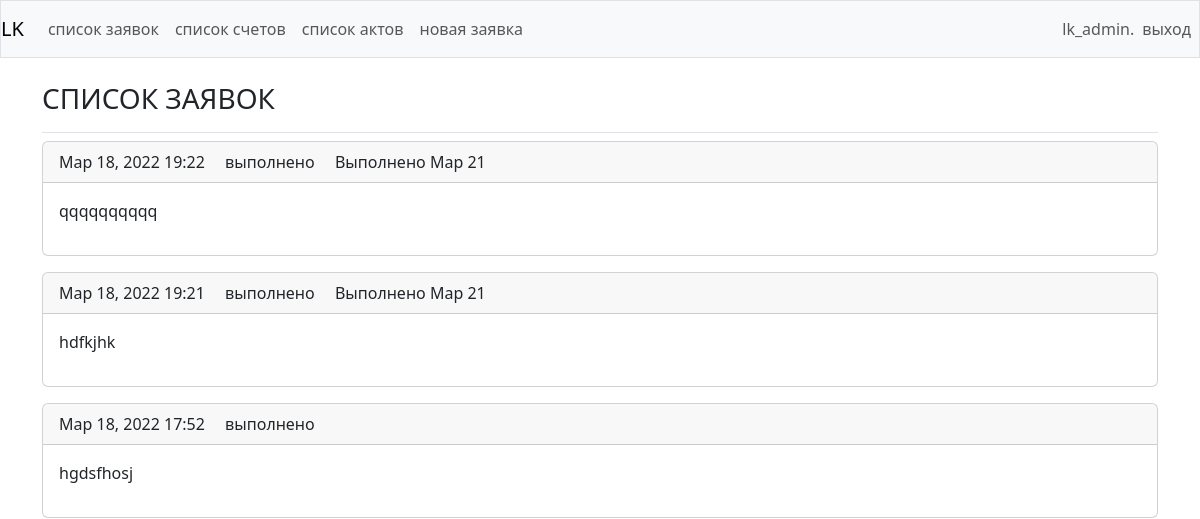
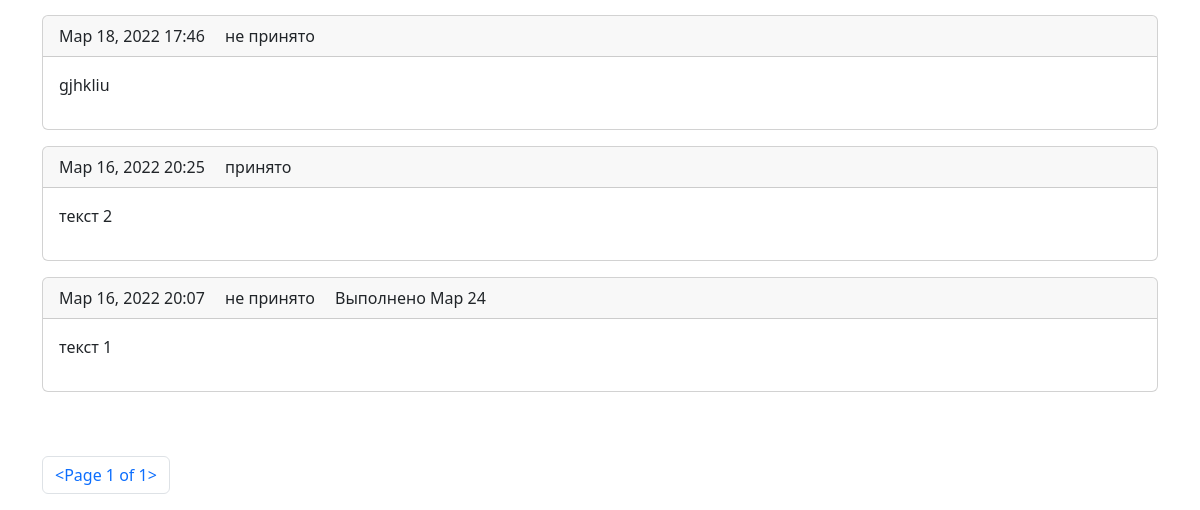
The page /orders/ (signed in) on the database as committed earlier (2 pictures, top to bottom).
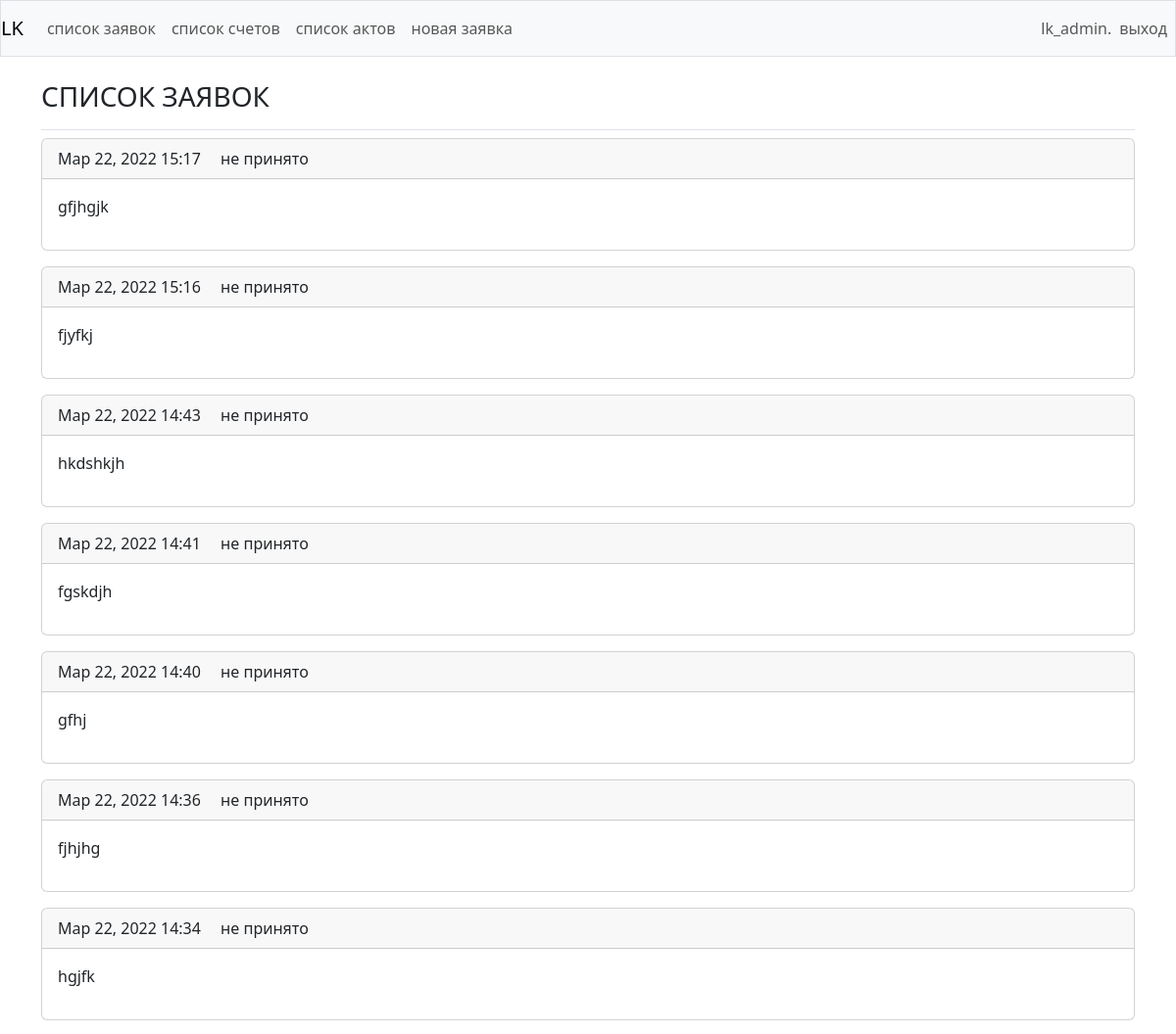
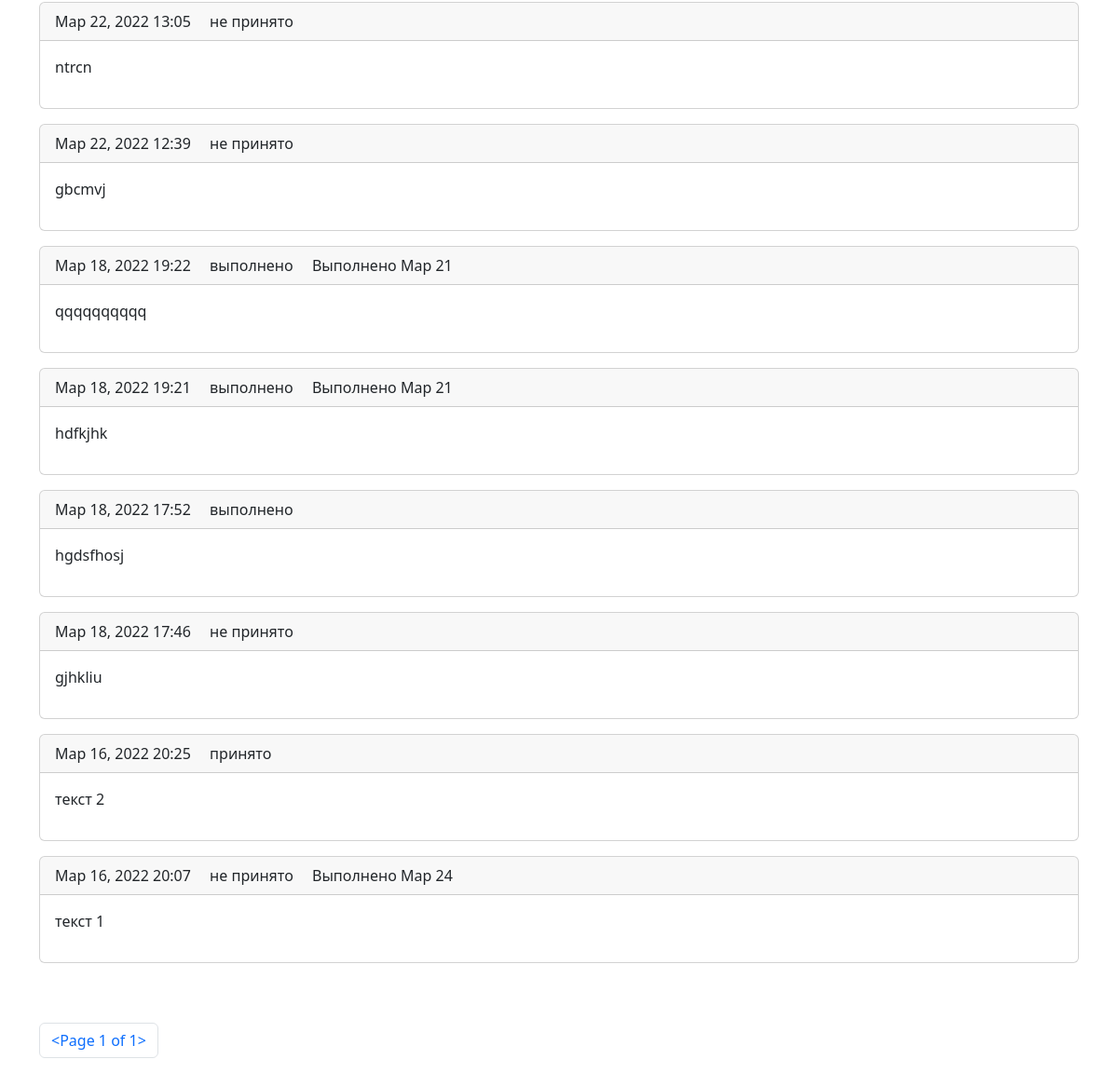
The same page on the database as committed later (2 pictures, top to bottom).
### lk/models.py (models this page shows, shortened)
class Order (models.Model):
    """"дата создания"""
    date_added = models.DateTimeField(auto_now_add=True)
    """"текст заявки"""
    text_order = models.TextField()
    """"отдел"""
    CLEANING = 1
    INTERNET = 2
    SANTECHNIC = 3
    ELECTRIC = 4
    REMONT = 5
    DOCUMENTS = 6
    DEPARTAMENT = (
        (CLEANING, 'Уборка'),
        (INTERNET, 'Связь, Интернет'),
        (SANTECHNIC, 'Отопление, Вода, Туалет'),
        (ELECTRIC, 'Электрика'),
        (REMONT, 'Ремонт помещения'),
        (DOCUMENTS, 'Документы, Договора, Счета'),
    )
    department = models.PositiveSmallIntegerField(
        choices=DEPARTAMENT,
        default=DOCUMENTS,
    )
    """"дата выполнения планируемая"""
    date_plane = models.DateTimeField(blank=True, null=True, default=None)
    """"статус (-не принято;-принято;-в работе;-выполнено)"""
    AWAIT = 'не принято'
    RECEIVED = 'принято'
    PROCEDED = 'в работе'
    CANCELED = 'выполнено'
    STATUS = [
        (AWAIT, 'Ожидает рассмотрения'),
        (RECEIVED, 'Рассматривается'),
        (PROCEDED, 'Принято к исполнению'),
        (CANCELED, 'Выполенно'),
    ]
    status = models.CharField(
        max_length=32,
        choices=STATUS,
        default=AWAIT,
    )
    """"дата выполнено"""
    date_relise = models.DateTimeField(blank=True, null=True, default=None)
    """"кто создал?"""
    owner = models.ForeignKey(User, on_delete=models.CASCADE)

### lk/views.py (the view)
# urls.py: path('orders/', views.orders, name='orders'),
@login_required
def orders(request):
    editable = False
    if request.user.username == 'cleaning':
        orders = Order.objects.filter(department=1).filter(~Q(status='выполнено')).order_by('-date_added')
        editable = True
    elif request.user.username == 'internet':
        orders = Order.objects.filter(department=2).filter(~Q(status='выполнено')).order_by('-date_added')
        editable = True
    elif request.user.username == 'santechnic':
        orders = Order.objects.filter(department=3).filter(~Q(status='выполнено')).order_by('-date_added')
        editable = True
    elif request.user.username == 'electric':
        orders = Order.objects.filter(department=4).filter(~Q(status='выполнено')).order_by('-date_added')
        editable = True
    elif request.user.username == 'remont':
        orders = Order.objects.filter(department__in=[3, 4, 5]).filter(~Q(status='выполнено')).order_by('-date_added')
        editable = True
    elif request.user.username == 'documents':
        orders = Order.objects.filter(department=6).filter(~Q(status='выполнено')).order_by('-date_added')
        editable = True
    else:
        orders = Order.objects.filter(owner=request.user).order_by('-date_added')
    p = Paginator(orders, 20)
    page = request.GET.get('page')
    orders_page = p.get_page(page)
    context = {'orders': orders_page, 'editable': editable}
    return render(request, 'lk/orders.html', context)

### lk/templates/lk/orders.html (shortened to what this page needs)
{% extends "lk/base.html" %}
{% block page_header %}
<h3>СПИСОК ЗАЯВОК</h3>
{% endblock page_header %}
{% block content %}
    {% for order in orders %}
        <div class="card mb-3">
            <div class="card-header">
                {{ order.date_added|date:'M d, Y H:i' }}
                <span class="ms-3">{{ order.status }}</span>
                {% if order.date_relise != None %}
                    <span class="ps-3">Выполнено {{order.date_relise|date:'M d'}}</span>
                {% elif order.date_plane != None %}
                    <span class="ps-3">Планируемая дата {{order.date_plane|date:'M d'}}</span>
                {% endif %}
            </div>
            <div class="card-body">
            {{ order.text_order|linebreaks }}
            </div>
        </div>
    {% empty %}
        <li>Нет сформированных заявок</li>
    {% endfor %}
<br/><br/>
<nav aria-label="Page navigation example">
  <ul class="pagination">
      <li class="page-item"><a class="page-link" href="">{{ orders }}</a></li>
      </ul>
</nav>
{% endblock content %}

Rows that differ between the two databases and show on the page:
added Order: date_added "Мар 22, 2022 15:17", status "не принято", text_order "gfjhgjk"
added Order: date_added "Мар 22, 2022 15:16", status "не принято", text_order "fjyfkj"
added Order: date_added "Мар 22, 2022 14:43", status "не принято", text_order "hkdshkjh"
added Order: date_added "Мар 22, 2022 14:41", status "не принято", text_order "fgskdjh"
added Order: date_added "Мар 22, 2022 14:40", status "не принято", text_order "gfhj"
added Order: date_added "Мар 22, 2022 14:36", status "не принято", text_order "fjhjhg"
added Order: date_added "Мар 22, 2022 14:34", status "не принято", text_order "hgjfk"
added Order: date_added "Мар 22, 2022 13:05", status "не принято", text_order "ntrcn"
added Order: date_added "Мар 22, 2022 12:39", status "не принято", text_order "gbcmvj"
